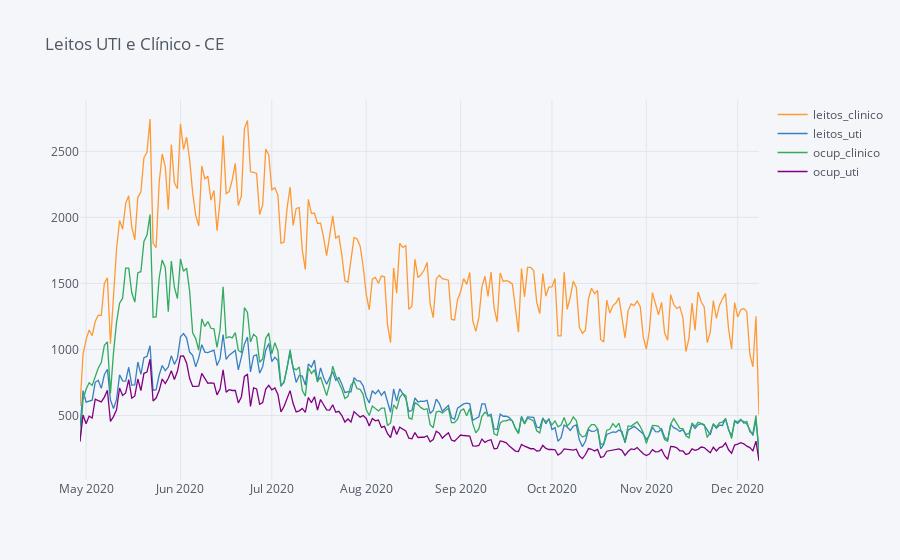
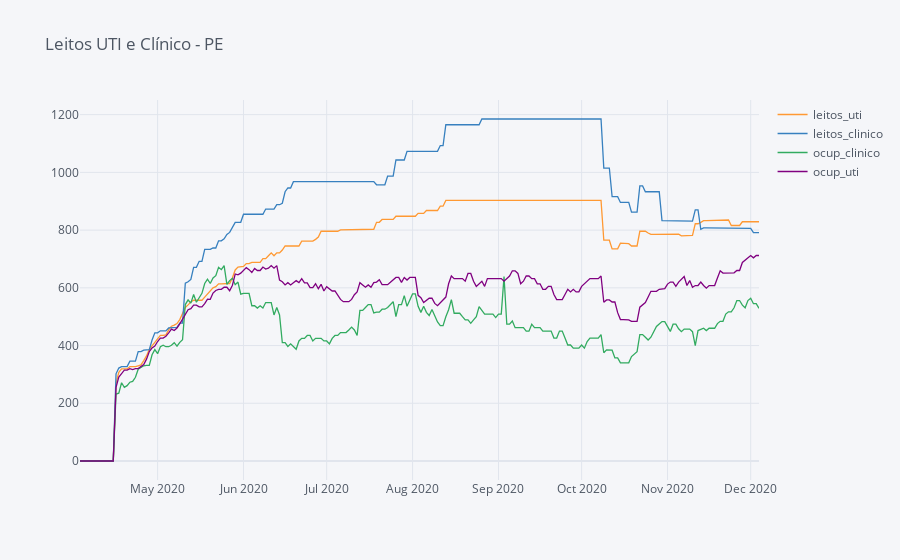
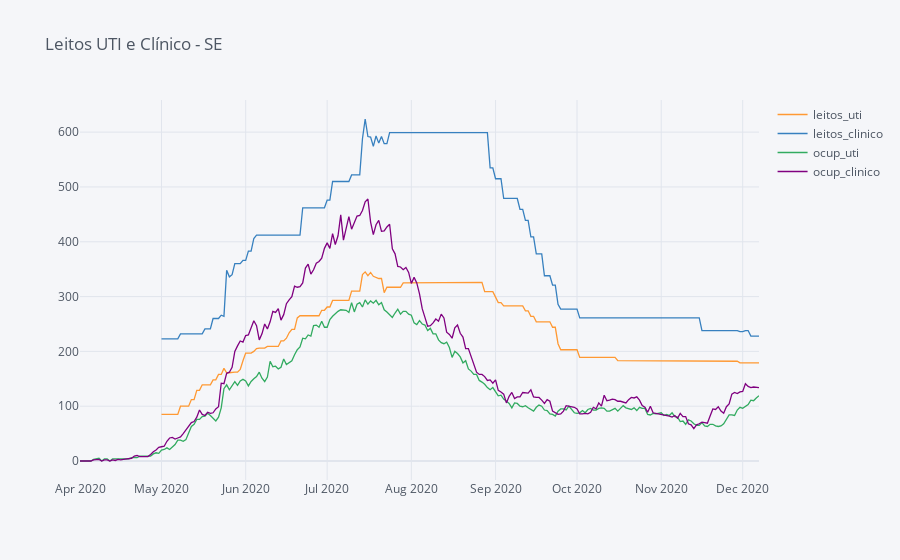
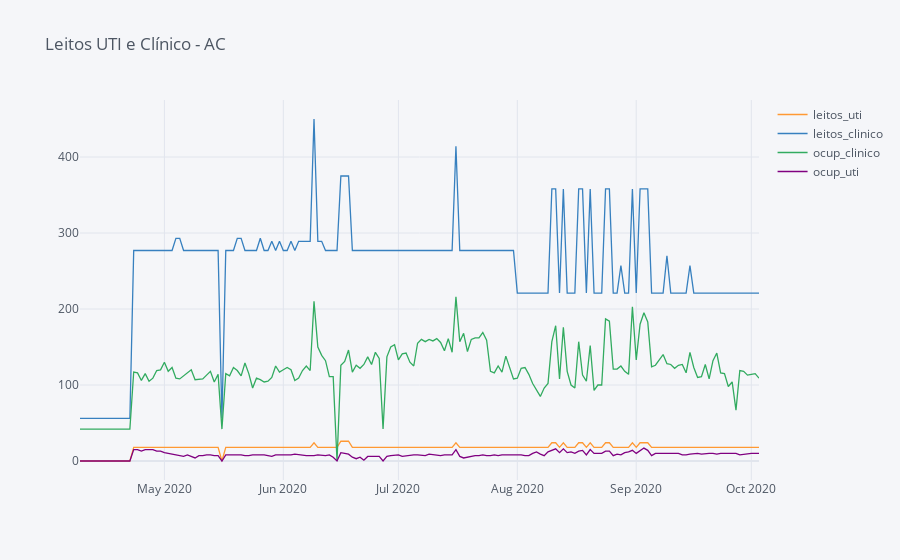

Notebook source saved alongside these figures, in order:
### Code cell
for uf in ocupacao_ufs.keys():
    ocupacao_ufs[uf].set_index("date").iplot(title=f"Leitos UTI e Clínico - {uf}")

### Figure 1 — Plotly figure (JSON) as saved in the notebook; plotly's stock layout.template omitted (floating-point values rounded to 4 significant figures; data arrays with more than 128 entries replaced by an {"elided": "..."} marker saying what was removed)
{"data": [{"line": {"color": "rgba(255, 153, 51, 1.0)", "dash": "solid", "shape": "linear", "width": 1.3}, "mode": "lines", "name": "leitos_clinico", "text": "", "type": "scatter", "x": {"elided": "224 str values"}, "y": {"elided": "224 int values"}}, {"line": {"color": "rgba(55, 128, 191, 1.0)", "dash": "solid", "shape": "linear", "width": 1.3}, "mode": "lines", "name": "leitos_uti", "text": "", "type": "scatter", "x": {"elided": "224 str values"}, "y": {"elided": "224 int values"}}, {"line": {"color": "rgba(50, 171, 96, 1.0)", "dash": "solid", "shape": "linear", "width": 1.3}, "mode": "lines", "name": "ocup_clinico", "text": "", "type": "scatter", "x": {"elided": "224 str values"}, "y": {"elided": "224 int values"}}, {"line": {"color": "rgba(128, 0, 128, 1.0)", "dash": "solid", "shape": "linear", "width": 1.3}, "mode": "lines", "name": "ocup_uti", "text": "", "type": "scatter", "x": {"elided": "224 str values"}, "y": {"elided": "224 int values"}}], "layout": {"legend": {"bgcolor": "#F5F6F9", "font": {"color": "#4D5663"}}, "paper_bgcolor": "#F5F6F9", "plot_bgcolor": "#F5F6F9", "title": {"font": {"color": "#4D5663"}, "text": "Leitos UTI e Clínico - CE"}, "xaxis": {"gridcolor": "#E1E5ED", "showgrid": true, "tickfont": {"color": "#4D5663"}, "title": {"font": {"color": "#4D5663"}, "text": ""}, "zerolinecolor": "#E1E5ED"}, "yaxis": {"gridcolor": "#E1E5ED", "showgrid": true, "tickfont": {"color": "#4D5663"}, "title": {"font": {"color": "#4D5663"}, "text": ""}, "zerolinecolor": "#E1E5ED"}}}

### Figure 2 — Plotly figure (JSON) as saved in the notebook; plotly's stock layout.template omitted (floating-point values rounded to 4 significant figures; data arrays with more than 128 entries replaced by an {"elided": "..."} marker saying what was removed)
{"data": [{"line": {"color": "rgba(255, 153, 51, 1.0)", "dash": "solid", "shape": "linear", "width": 1.3}, "mode": "lines", "name": "leitos_uti", "text": "", "type": "scatter", "x": {"elided": "246 str values"}, "y": {"elided": "246 int values"}}, {"line": {"color": "rgba(55, 128, 191, 1.0)", "dash": "solid", "shape": "linear", "width": 1.3}, "mode": "lines", "name": "leitos_clinico", "text": "", "type": "scatter", "x": {"elided": "246 str values"}, "y": {"elided": "246 int values"}}, {"line": {"color": "rgba(50, 171, 96, 1.0)", "dash": "solid", "shape": "linear", "width": 1.3}, "mode": "lines", "name": "ocup_clinico", "text": "", "type": "scatter", "x": {"elided": "246 str values"}, "y": {"elided": "246 int values"}}, {"line": {"color": "rgba(128, 0, 128, 1.0)", "dash": "solid", "shape": "linear", "width": 1.3}, "mode": "lines", "name": "ocup_uti", "text": "", "type": "scatter", "x": {"elided": "246 str values"}, "y": {"elided": "246 int values"}}], "layout": {"legend": {"bgcolor": "#F5F6F9", "font": {"color": "#4D5663"}}, "paper_bgcolor": "#F5F6F9", "plot_bgcolor": "#F5F6F9", "title": {"font": {"color": "#4D5663"}, "text": "Leitos UTI e Clínico - PE"}, "xaxis": {"gridcolor": "#E1E5ED", "showgrid": true, "tickfont": {"color": "#4D5663"}, "title": {"font": {"color": "#4D5663"}, "text": ""}, "zerolinecolor": "#E1E5ED"}, "yaxis": {"gridcolor": "#E1E5ED", "showgrid": true, "tickfont": {"color": "#4D5663"}, "title": {"font": {"color": "#4D5663"}, "text": ""}, "zerolinecolor": "#E1E5ED"}}}

### Figure 3 — Plotly figure (JSON) as saved in the notebook; plotly's stock layout.template omitted (floating-point values rounded to 4 significant figures; data arrays with more than 128 entries replaced by an {"elided": "..."} marker saying what was removed)
{"data": [{"line": {"color": "rgba(255, 153, 51, 1.0)", "dash": "solid", "shape": "linear", "width": 1.3}, "mode": "lines", "name": "leitos_uti", "text": "", "type": "scatter", "x": {"elided": "251 str values"}, "y": {"elided": "251 mixed values"}}, {"line": {"color": "rgba(55, 128, 191, 1.0)", "dash": "solid", "shape": "linear", "width": 1.3}, "mode": "lines", "name": "leitos_clinico", "text": "", "type": "scatter", "x": {"elided": "251 str values"}, "y": {"elided": "251 mixed values"}}, {"line": {"color": "rgba(50, 171, 96, 1.0)", "dash": "solid", "shape": "linear", "width": 1.3}, "mode": "lines", "name": "ocup_uti", "text": "", "type": "scatter", "x": {"elided": "251 str values"}, "y": {"elided": "251 int values"}}, {"line": {"color": "rgba(128, 0, 128, 1.0)", "dash": "solid", "shape": "linear", "width": 1.3}, "mode": "lines", "name": "ocup_clinico", "text": "", "type": "scatter", "x": {"elided": "251 str values"}, "y": {"elided": "251 int values"}}], "layout": {"legend": {"bgcolor": "#F5F6F9", "font": {"color": "#4D5663"}}, "paper_bgcolor": "#F5F6F9", "plot_bgcolor": "#F5F6F9", "title": {"font": {"color": "#4D5663"}, "text": "Leitos UTI e Clínico - SE"}, "xaxis": {"gridcolor": "#E1E5ED", "showgrid": true, "tickfont": {"color": "#4D5663"}, "title": {"font": {"color": "#4D5663"}, "text": ""}, "zerolinecolor": "#E1E5ED"}, "yaxis": {"gridcolor": "#E1E5ED", "showgrid": true, "tickfont": {"color": "#4D5663"}, "title": {"font": {"color": "#4D5663"}, "text": ""}, "zerolinecolor": "#E1E5ED"}}}

### Figure 4 — Plotly figure (JSON) as saved in the notebook; plotly's stock layout.template omitted (floating-point values rounded to 4 significant figures; data arrays with more than 128 entries replaced by an {"elided": "..."} marker saying what was removed)
{"data": [{"line": {"color": "rgba(255, 153, 51, 1.0)", "dash": "solid", "shape": "linear", "width": 1.3}, "mode": "lines", "name": "leitos_uti", "text": "", "type": "scatter", "x": {"elided": "178 str values"}, "y": {"elided": "178 int values"}}, {"line": {"color": "rgba(55, 128, 191, 1.0)", "dash": "solid", "shape": "linear", "width": 1.3}, "mode": "lines", "name": "leitos_clinico", "text": "", "type": "scatter", "x": {"elided": "178 str values"}, "y": {"elided": "178 int values"}}, {"line": {"color": "rgba(50, 171, 96, 1.0)", "dash": "solid", "shape": "linear", "width": 1.3}, "mode": "lines", "name": "ocup_clinico", "text": "", "type": "scatter", "x": {"elided": "178 str values"}, "y": {"elided": "178 int values"}}, {"line": {"color": "rgba(128, 0, 128, 1.0)", "dash": "solid", "shape": "linear", "width": 1.3}, "mode": "lines", "name": "ocup_uti", "text": "", "type": "scatter", "x": {"elided": "178 str values"}, "y": {"elided": "178 int values"}}], "layout": {"legend": {"bgcolor": "#F5F6F9", "font": {"color": "#4D5663"}}, "paper_bgcolor": "#F5F6F9", "plot_bgcolor": "#F5F6F9", "title": {"font": {"color": "#4D5663"}, "text": "Leitos UTI e Clínico - AC"}, "xaxis": {"gridcolor": "#E1E5ED", "showgrid": true, "tickfont": {"color": "#4D5663"}, "title": {"font": {"color": "#4D5663"}, "text": ""}, "zerolinecolor": "#E1E5ED"}, "yaxis": {"gridcolor": "#E1E5ED", "showgrid": true, "tickfont": {"color": "#4D5663"}, "title": {"font": {"color": "#4D5663"}, "text": ""}, "zerolinecolor": "#E1E5ED"}}}
